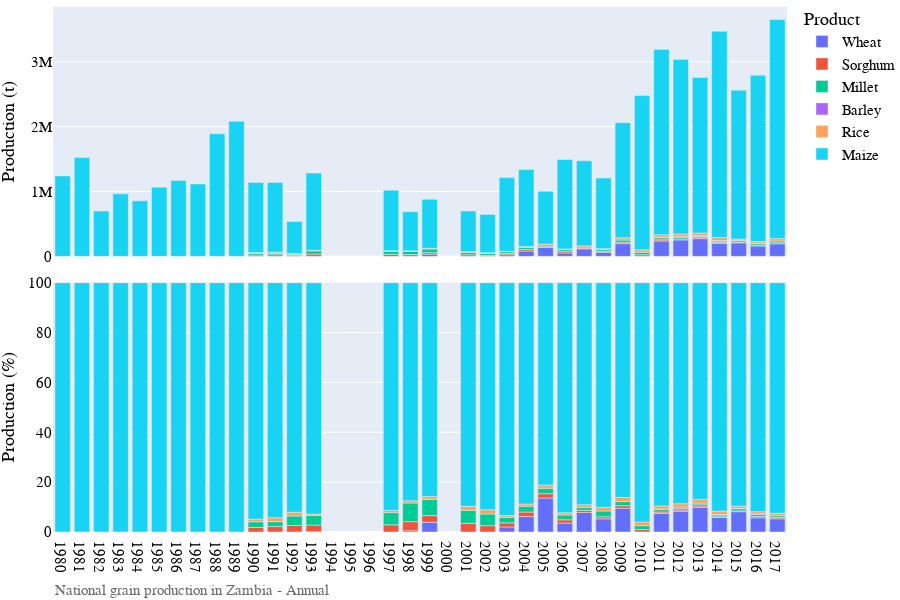

Notebook cell for this chart:
### Markdown cell above
## Visualization of production data

### Code cell
# Bar chart of national grain production
country_iso, country_name = 'ZM', 'Zambia'
df = pd.read_hdf('./data/crop/adm_crop_production_%s.hdf' % country_iso)
df = df[df['gscd_code']=='calibrated']; df['year'] = df['harvest_year']
year = [df['year'].min(), df['year'].max()]
product_order = ['Wheat', 'Sorghum', 'Millet','Barley',  'Rice','Maize']
for season_name in ['Annual']:
    footnote = 'National grain production in %s - %s' % (country_name, season_name)
    fn_save = './figures/%s_bar_natgrainprod_%s.png' % (country_iso, season_name)
    sub = df[df['season_name'] == season_name]
    fig = PlotBarProduction(sub, year, product_order, footnote, fn_save)
    fig.show()

### Figure 1 — Plotly figure (JSON) as saved in the notebook; plotly's stock layout.template omitted (floating-point values rounded to 4 significant figures)
{"data": [{"alignmentgroup": "True", "hovertemplate": "product=Wheat<br>season_name=Annual<br>type=orig_unit<br>year=%{x}<br>value=%{y}<extra></extra>", "legendgroup": "Wheat", "marker": {"color": "#636efa", "pattern": {"shape": ""}}, "name": "Wheat", "offsetgroup": "Wheat", "orientation": "v", "showlegend": true, "textposition": "auto", "type": "bar", "x": [1990, 1991, 1992, 1993, 1998, 1999, 2003, 2004, 2005, 2006, 2007, 2008, 2009, 2011, 2012, 2013, 2014, 2015, 2016, 2017], "xaxis": "x2", "y": [78, 163, 82, 1588, 3618.0, 34410.0, 24520.0, 82858, 136800.0, 53479, 115800.0, 63880, 195500.0, 237300.0, 253500.0, 273600.0, 201500.0, 208500.0, 159400.0, 193700.0], "yaxis": "y2"}, {"alignmentgroup": "True", "hovertemplate": "product=Wheat<br>season_name=Annual<br>type=percent<br>year=%{x}<br>value=%{y}<extra></extra>", "legendgroup": "Wheat", "marker": {"color": "#636efa", "pattern": {"shape": ""}}, "name": "Wheat", "offsetgroup": "Wheat", "orientation": "v", "showlegend": false, "textposition": "auto", "type": "bar", "x": [1990, 1991, 1992, 1993, 1998, 1999, 2003, 2004, 2005, 2006, 2007, 2008, 2009, 2011, 2012, 2013, 2014, 2015, 2016, 2017], "xaxis": "x", "y": [0.006844, 0.0143, 0.01524, 0.1237, 0.5331, 3.916, 2.019, 6.185, 13.63, 3.579, 7.865, 5.292, 9.484, 7.439, 8.348, 9.916, 5.805, 8.146, 5.709, 5.304], "yaxis": "y"}, {"alignmentgroup": "True", "hovertemplate": "product=Sorghum<br>season_name=Annual<br>type=orig_unit<br>year=%{x}<br>value=%{y}<extra></extra>", "legendgroup": "Sorghum", "marker": {"color": "#EF553B", "pattern": {"shape": ""}}, "name": "Sorghum", "offsetgroup": "Sorghum", "orientation": "v", "showlegend": true, "textposition": "auto", "type": "bar", "x": [1990, 1991, 1992, 1993, 1997, 1998, 1999, 2001, 2002, 2003, 2004, 2005, 2006, 2007, 2008, 2009, 2010, 2011, 2012, 2013, 2014, 2015, 2016, 2017], "xaxis": "x2", "y": [20355, 24487, 13958, 34041, 29280.0, 24570.0, 23350.0, 24380.0, 16452, 19980.0, 24270.0, 17240.0, 19473, 12730.0, 9988, 21700.0, 23990.0, 17770.0, 15140.0, 14920.0, 11480.0, 7876.0, 13900.0, 17260.0], "yaxis": "y2"}, {"alignmentgroup": "True", "hovertemplate": "product=Sorghum<br>season_name=Annual<br>type=percent<br>year=%{x}<br>value=%{y}<extra></extra>", "legendgroup": "Sorghum", "marker": {"color": "#EF553B", "pattern": {"shape": ""}}, "name": "Sorghum", "offsetgroup": "Sorghum", "orientation": "v", "showlegend": false, "textposition": "auto", "type": "bar", "x": [1990, 1991, 1992, 1993, 1997, 1998, 1999, 2001, 2002, 2003, 2004, 2005, 2006, 2007, 2008, 2009, 2010, 2011, 2012, 2013, 2014, 2015, 2016, 2017], "xaxis": "x", "y": [1.786, 2.148, 2.594, 2.651, 2.872, 3.621, 2.657, 3.483, 2.541, 1.645, 1.812, 1.717, 1.303, 0.8643, 0.8274, 1.053, 0.9676, 0.5568, 0.4985, 0.5409, 0.3307, 0.3077, 0.498, 0.4725], "yaxis": "y"}, {"alignmentgroup": "True", "hovertemplate": "product=Millet<br>season_name=Annual<br>type=orig_unit<br>year=%{x}<br>value=%{y}<extra></extra>", "legendgroup": "Millet", "marker": {"color": "#00cc96", "pattern": {"shape": ""}}, "name": "Millet", "offsetgroup": "Millet", "orientation": "v", "showlegend": true, "textposition": "auto", "type": "bar", "x": [1990, 1991, 1992, 1993, 1997, 1998, 1999, 2001, 2002, 2003, 2004, 2005, 2006, 2007, 2008, 2009, 2010, 2011, 2012, 2013, 2014, 2015, 2016, 2017], "xaxis": "x2", "y": [26240, 22679, 20547, 49930, 49970.0, 50740.0, 56950.0, 36370.0, 30475, 26870.0, 31830.0, 22040.0, 28996, 16880.0, 27798, 34610.0, 39060.0, 31300.0, 20180.0, 20240.0, 22310.0, 24770.0, 21570.0, 25920.0], "yaxis": "y2"}, {"alignmentgroup": "True", "hovertemplate": "product=Millet<br>season_name=Annual<br>type=percent<br>year=%{x}<br>value=%{y}<extra></extra>", "legendgroup": "Millet", "marker": {"color": "#00cc96", "pattern": {"shape": ""}}, "name": "Millet", "offsetgroup": "Millet", "orientation": "v", "showlegend": false, "textposition": "auto", "type": "bar", "x": [1990, 1991, 1992, 1993, 1997, 1998, 1999, 2001, 2002, 2003, 2004, 2005, 2006, 2007, 2008, 2009, 2010, 2011, 2012, 2013, 2014, 2015, 2016, 2017], "xaxis": "x", "y": [2.302, 1.989, 3.819, 3.889, 4.901, 7.477, 6.482, 5.195, 4.708, 2.212, 2.376, 2.195, 1.941, 1.146, 2.303, 1.679, 1.576, 0.9812, 0.6644, 0.7335, 0.6425, 0.8705, 0.7662, 0.7097], "yaxis": "y"}, {"alignmentgroup": "True", "hovertemplate": "product=Barley<br>season_name=Annual<br>type=orig_unit<br>year=%{x}<br>value=%{y}<extra></extra>", "legendgroup": "Barley", "marker": {"color": "#ab63fa", "pattern": {"shape": ""}}, "name": "Barley", "offsetgroup": "Barley", "orientation": "v", "showlegend": true, "textposition": "auto", "type": "bar", "x": [2011, 2012, 2013, 2014, 2015, 2016], "xaxis": "x2", "y": [8878.0, 15300.0, 11520.0, 8425.0, 2109.0, 7530.0], "yaxis": "y2"}, {"alignmentgroup": "True", "hovertemplate": "product=Barley<br>season_name=Annual<br>type=percent<br>year=%{x}<br>value=%{y}<extra></extra>", "legendgroup": "Barley", "marker": {"color": "#ab63fa", "pattern": {"shape": ""}}, "name": "Barley", "offsetgroup": "Barley", "orientation": "v", "showlegend": false, "textposition": "auto", "type": "bar", "x": [2011, 2012, 2013, 2014, 2015, 2016], "xaxis": "x", "y": [0.2783, 0.5038, 0.4177, 0.2427, 0.0824, 0.2697], "yaxis": "y"}, {"alignmentgroup": "True", "hovertemplate": "product=Rice<br>season_name=Annual<br>type=orig_unit<br>year=%{x}<br>value=%{y}<extra></extra>", "legendgroup": "Rice", "marker": {"color": "#FFA15A", "pattern": {"shape": ""}}, "name": "Rice", "offsetgroup": "Rice", "orientation": "v", "showlegend": true, "textposition": "auto", "type": "bar", "x": [1990, 1991, 1992, 1993, 1997, 1998, 1999, 2001, 2002, 2003, 2004, 2005, 2006, 2007, 2008, 2009, 2010, 2011, 2012, 2013, 2014, 2015, 2016, 2017], "xaxis": "x2", "y": [11899, 17825, 8057, 6961, 9176.0, 6459.0, 10070.0, 11300.0, 10719, 8600.0, 11480.0, 13120.0, 13250.0, 16160.0, 17617, 34380.0, 37300.0, 39000.0, 40460.0, 40410.0, 47320.0, 24120.0, 25060.0, 36990.0], "yaxis": "y2"}, {"alignmentgroup": "True", "hovertemplate": "product=Rice<br>season_name=Annual<br>type=percent<br>year=%{x}<br>value=%{y}<extra></extra>", "legendgroup": "Rice", "marker": {"color": "#FFA15A", "pattern": {"shape": ""}}, "name": "Rice", "offsetgroup": "Rice", "orientation": "v", "showlegend": false, "textposition": "auto", "type": "bar", "x": [1990, 1991, 1992, 1993, 1997, 1998, 1999, 2001, 2002, 2003, 2004, 2005, 2006, 2007, 2008, 2009, 2010, 2011, 2012, 2013, 2014, 2015, 2016, 2017], "xaxis": "x", "y": [1.044, 1.564, 1.497, 0.5422, 0.8999, 0.9518, 1.146, 1.615, 1.656, 0.7081, 0.8567, 1.307, 0.8866, 1.098, 1.459, 1.668, 1.504, 1.222, 1.332, 1.465, 1.363, 0.9423, 0.8975, 1.013], "yaxis": "y"}, {"alignmentgroup": "True", "hovertemplate": "product=Maize<br>season_name=Annual<br>type=orig_unit<br>year=%{x}<br>value=%{y}<extra></extra>", "legendgroup": "Maize", "marker": {"color": "#19d3f3", "pattern": {"shape": ""}}, "name": "Maize", "offsetgroup": "Maize", "orientation": "v", "showlegend": true, "textposition": "auto", "type": "bar", "x": [1980, 1981, 1982, 1983, 1984, 1985, 1986, 1987, 1988, 1989, 1990, 1991, 1992, 1993, 1997, 1998, 1999, 2001, 2002, 2003, 2004, 2005, 2006, 2007, 2008, 2009, 2010, 2011, 2012, 2013, 2014, 2015, 2016, 2017], "xaxis": "x2", "y": [1239208, 1522616, 698591, 963744, 855900.0, 1066532, 1169671, 1115684, 1890471, 2081766, 1081181, 1074794, 495395, 1191367, 931200.0, 602900.0, 754900.0, 628000.0, 589722, 1135000.0, 1189000.0, 815000.0, 1379004, 1311000.0, 1088000.0, 1775000.0, 2379000.0, 2856000.0, 2692000.0, 2398000.0, 3180000.0, 2295000.0, 2565000.0, 3378000.0], "yaxis": "y2"}, {"alignmentgroup": "True", "hovertemplate": "product=Maize<br>season_name=Annual<br>type=percent<br>year=%{x}<br>value=%{y}<extra></extra>", "legendgroup": "Maize", "marker": {"color": "#19d3f3", "pattern": {"shape": ""}}, "name": "Maize", "offsetgroup": "Maize", "orientation": "v", "showlegend": false, "textposition": "auto", "type": "bar", "x": [1980, 1981, 1982, 1983, 1984, 1985, 1986, 1987, 1988, 1989, 1990, 1991, 1992, 1993, 1997, 1998, 1999, 2001, 2002, 2003, 2004, 2005, 2006, 2007, 2008, 2009, 2010, 2011, 2012, 2013, 2014, 2015, 2016, 2017], "xaxis": "x", "y": [100, 100, 100, 100, 100, 100, 100, 100, 100, 100, 94.86, 94.28, 92.07, 92.79, 91.33, 87.42, 85.8, 89.71, 91.1, 93.42, 88.77, 81.16, 92.29, 89.03, 90.12, 86.12, 95.95, 89.52, 88.65, 86.93, 91.62, 89.65, 91.86, 92.5], "yaxis": "y"}], "layout": {"annotations": [{"showarrow": false, "text": "", "textangle": 90, "x": 0.98, "xanchor": "left", "xref": "paper", "y": 0.2375, "yanchor": "middle", "yref": "paper"}, {"showarrow": false, "text": "", "textangle": 90, "x": 0.98, "xanchor": "left", "xref": "paper", "y": 0.7625, "yanchor": "middle", "yref": "paper"}, {"align": "left", "font": {"color": "dimgrey", "family": "arial", "size": 15}, "showarrow": false, "text": "National grain production in Zambia - Annual", "x": 0, "xref": "paper", "y": -0.13, "yref": "paper"}], "barmode": "relative", "font": {"color": "black", "family": "arial", "size": 15}, "height": 600, "legend": {"title": {"text": "Product"}, "tracegroupgap": 0, "x": 1, "y": 1.01}, "margin": {"b": 0, "l": 0, "r": 0, "t": 0}, "width": 900, "xaxis": {"anchor": "y", "domain": [0, 0.98], "dtick": 1, "range": [1980.0, 2018.0], "title": {"text": ""}}, "xaxis2": {"anchor": "y2", "domain": [0, 0.98], "matches": "x", "showticklabels": false}, "yaxis": {"anchor": "x", "domain": [0, 0.475], "range": [0, 100], "title": {"text": "Production (%)"}}, "yaxis2": {"anchor": "x2", "domain": [0.525, 1], "title": {"text": "Production (t)"}}}}
